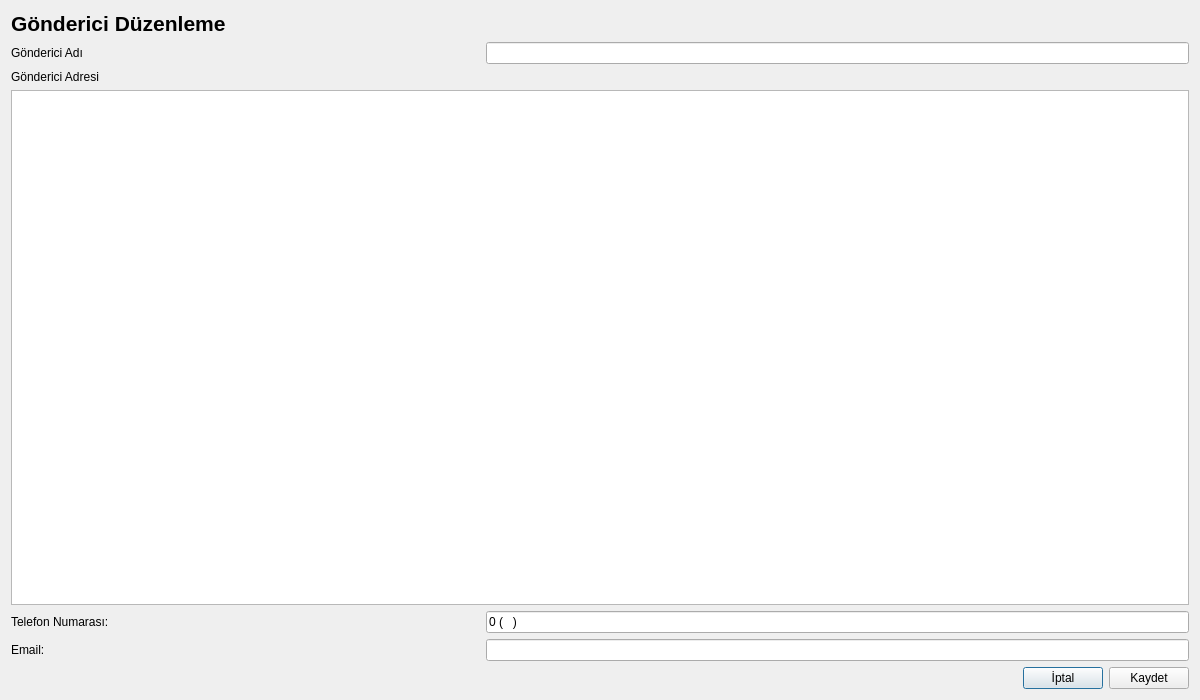
<?xml version="1.0" encoding="UTF-8"?>
<ui version="4.0">
 <class>KRGGondericiDuzenleme</class>
 <widget class="QDialog" name="KRGGondericiDuzenleme">
  <property name="geometry">
   <rect>
    <x>0</x>
    <y>0</y>
    <width>1200</width>
    <height>700</height>
   </rect>
  </property>
  <property name="windowTitle">
   <string>Dialog</string>
  </property>
  <layout class="QGridLayout" name="gridLayout">
   <item row="0" column="0">
    <layout class="QVBoxLayout" name="verticalLayout">
     <item>
      <widget class="QLabel" name="lblGonderiDuzenleme">
       <property name="font">
        <font>
         <pointsize>16</pointsize>
         <weight>75</weight>
         <bold>true</bold>
        </font>
       </property>
       <property name="text">
        <string>Gönderici Düzenleme</string>
       </property>
      </widget>
     </item>
     <item>
      <layout class="QVBoxLayout" name="verticalLayout_4">
       <item>
        <layout class="QHBoxLayout" name="horizontalLayout_14" stretch="2,3">
         <item>
          <widget class="QLabel" name="lblGondericiAdi">
           <property name="text">
            <string>Gönderici Adı</string>
           </property>
           <property name="buddy">
            <cstring>lineEditGondericiAdi</cstring>
           </property>
          </widget>
         </item>
         <item>
          <widget class="QLineEdit" name="lineEditGondericiAdi"/>
         </item>
        </layout>
       </item>
       <item>
        <layout class="QVBoxLayout" name="verticalLayout_5" stretch="0,0">
         <item>
          <widget class="QLabel" name="lblGondericiAdresi">
           <property name="text">
            <string>Gönderici Adresi</string>
           </property>
           <property name="buddy">
            <cstring>plainTextEditGondericiAdresi</cstring>
           </property>
          </widget>
         </item>
         <item>
          <widget class="QPlainTextEdit" name="plainTextEditGondericiAdresi"/>
         </item>
        </layout>
       </item>
       <item>
        <layout class="QHBoxLayout" name="horizontalLayout_15" stretch="2,3">
         <item>
          <widget class="QLabel" name="lblGondericiTelefonNumarasi">
           <property name="text">
            <string>Telefon Numarası:</string>
           </property>
           <property name="buddy">
            <cstring>lineEditGondericiTelefonNumarasi</cstring>
           </property>
          </widget>
         </item>
         <item>
          <widget class="QLineEdit" name="lineEditGondericiTelefonNumarasi">
           <property name="inputMask">
            <string>\0 (D99) 999 99 99</string>
           </property>
          </widget>
         </item>
        </layout>
       </item>
       <item>
        <layout class="QHBoxLayout" name="horizontalLayout_16" stretch="2,3">
         <item>
          <widget class="QLabel" name="lblGondericiEmail">
           <property name="text">
            <string>Email:</string>
           </property>
           <property name="buddy">
            <cstring>lineEditGondericiEmail</cstring>
           </property>
          </widget>
         </item>
         <item>
          <widget class="QLineEdit" name="lineEditGondericiEmail">
           <property name="inputMethodHints">
            <set>Qt::ImhEmailCharactersOnly</set>
           </property>
           <property name="inputMask">
            <string/>
           </property>
          </widget>
         </item>
        </layout>
       </item>
      </layout>
     </item>
     <item>
      <layout class="QHBoxLayout" name="horizontalLayout">
       <item>
        <spacer name="horizontalSpacer">
         <property name="orientation">
          <enum>Qt::Horizontal</enum>
         </property>
         <property name="sizeHint" stdset="0">
          <size>
           <width>40</width>
           <height>20</height>
          </size>
         </property>
        </spacer>
       </item>
       <item>
        <widget class="QPushButton" name="pushButtonIptal">
         <property name="text">
          <string>İptal</string>
         </property>
        </widget>
       </item>
       <item>
        <widget class="QPushButton" name="pushButtonKaydet">
         <property name="text">
          <string>Kaydet</string>
         </property>
        </widget>
       </item>
      </layout>
     </item>
    </layout>
   </item>
  </layout>
 </widget>
 <resources/>
 <connections>
  <connection>
   <sender>pushButtonKaydet</sender>
   <signal>clicked()</signal>
   <receiver>KRGGondericiDuzenleme</receiver>
   <slot>accept()</slot>
   <hints>
    <hint type="sourcelabel">
     <x>1132</x>
     <y>682</y>
    </hint>
    <hint type="destinationlabel">
     <x>888</x>
     <y>658</y>
    </hint>
   </hints>
  </connection>
  <connection>
   <sender>pushButtonIptal</sender>
   <signal>clicked()</signal>
   <receiver>KRGGondericiDuzenleme</receiver>
   <slot>reject()</slot>
   <hints>
    <hint type="sourcelabel">
     <x>1033</x>
     <y>674</y>
    </hint>
    <hint type="destinationlabel">
     <x>789</x>
     <y>672</y>
    </hint>
   </hints>
  </connection>
 </connections>
</ui>
